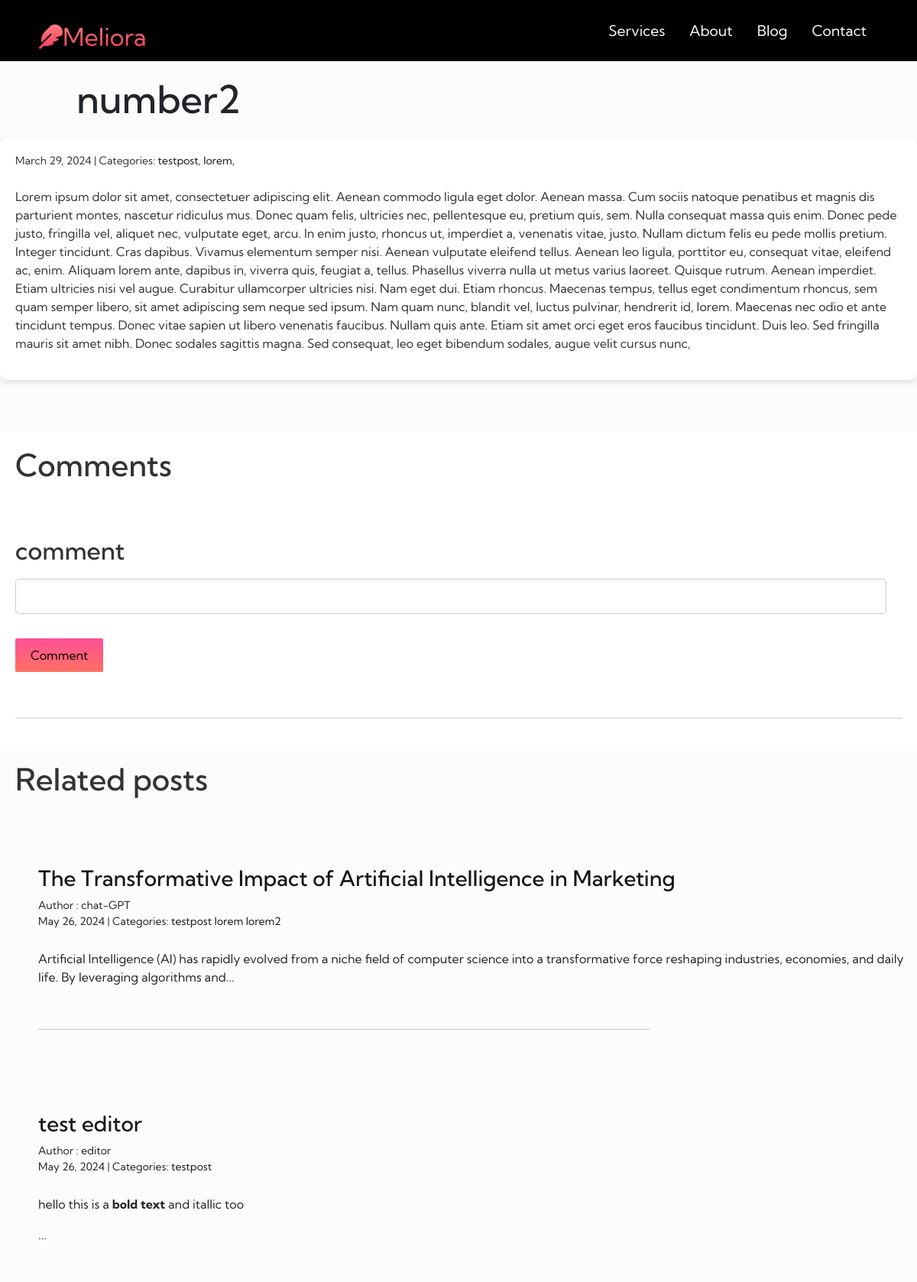
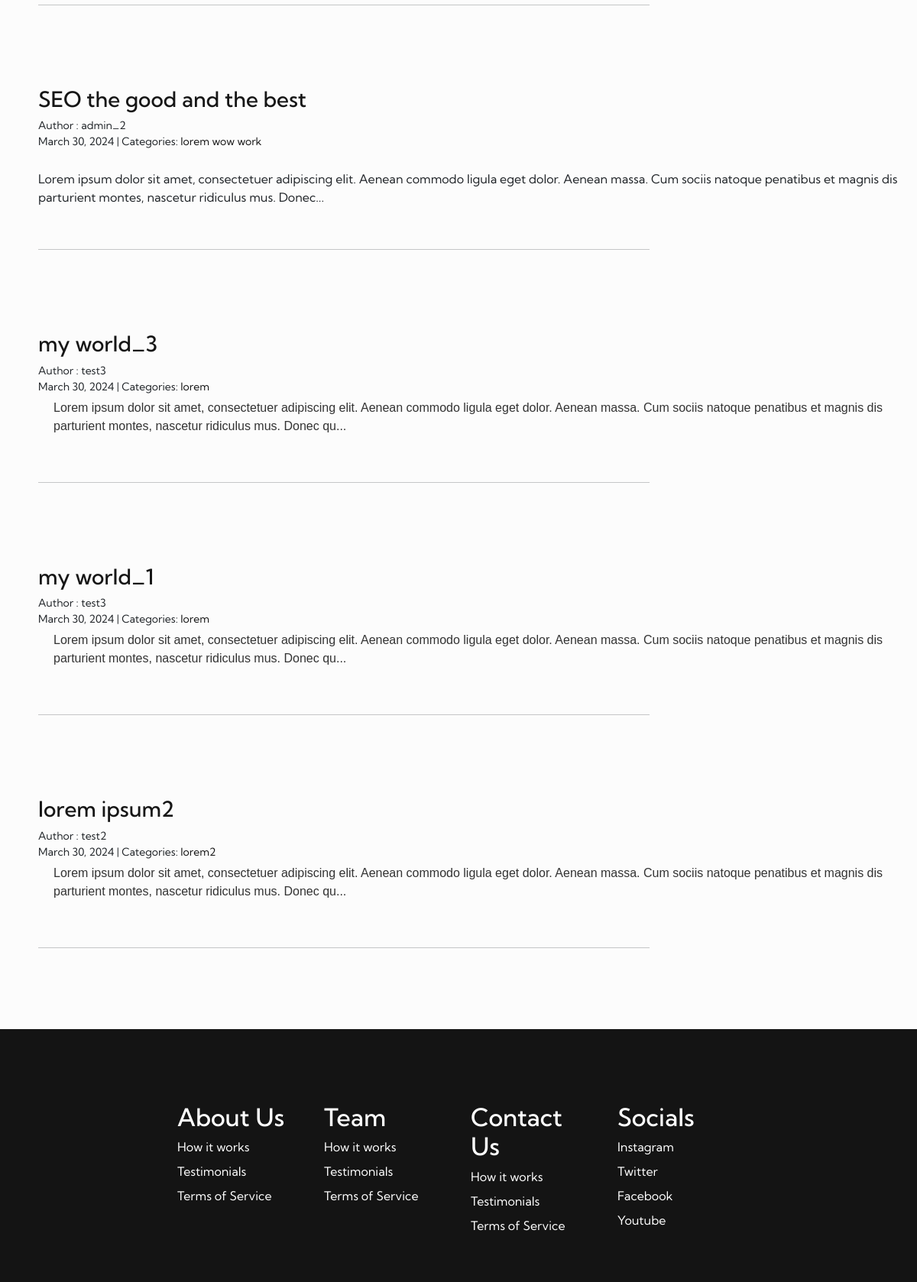
The page /blog/post/2/number2 (upper part) on the database its author committed (2 pictures, top to bottom).
### blogs/models.py (models this page shows)
class Post(models.Model):
    title = models.TextField()
    author = models.CharField(max_length = 255)
    body = RichTextField(blank=True, null= True)
    created_on = models.DateTimeField(auto_now_add = True)
    categories = models.ManyToManyField("Category",related_name="posts")
    def __str__(self):
        return str(self.title)

class category(models.Model):
    name = models.CharField(max_length=255)
    class Meta:
        verbose_name_plural = "categories"
    def __str__(self):
        return str(self.name)

### blogs/views.py (the view)
def detail(request,pk,slug):
    def create_related_post_query():
        related_post = Post.objects.none()
        final_related_post = Post.objects.none()
        for category in post.categories.all():
            related_post = related_post | Post.objects.filter(
            categories__name__contains = category
        ).order_by("-created_on")
        for rpost in related_post:
            if Post.objects.filter(title = rpost) not in final_related_post:
                final_related_post = final_related_post | Post.objects.filter(title= rpost).order_by("-created_on")
        final = final_related_post[:6]
        return final
    post = Post.objects.get(pk=pk)
    if request.method == 'POST':
        posted_comment = request.POST.get("comment")
        if len(posted_comment) > 0:
            new_comment = comment(author = "Annonomous User",body=posted_comment,post=post)
            new_comment.save()
    comments = comment.objects.filter(post=post)
    title = post.title
    similar_post = create_related_post_query()
    context = {
        "post": post,
        "comments":comments,
        "related_posts":similar_post,
        "current_title":title,
    }
    return render(request,"blog/details.html",context)

### blogs/templatetags/removeimage.py (called while the page is built)
@register.filter(name="remove_image")
@stringfilter
def remove_image(body):
    start = 0
    end = 0
    if "<p><img" in body:
        start = body.index("<p><img")
    else:
        start = -99
    if "</p>" in body[start:]:
        end = body[start:].index("</p>")
    if start != -99:
        body = body.replace(body[start:end+4],"")
    return body

### blogs/templatetags/slug.py (called while the page is built)
@register.filter(name="slug")
def slug(title):
    return slugify(title)

### templates/blog/details.html (shortened to what this page needs)
{% extends "index/index.html" %}
{%load removeimage%}
{%load slug%}
{% block body1 %}
<div class="title">
    <h1 class="title-text">{{post.title}}</h1>
</div>
<div class="body">
    <div class="categoy">
        <small>
            {{post.created_on.date}} | Categories:
            {% for category in post.categories.all %}
            <a class="article-link" href="{%url 'blog_category' category.name %}"> {{category.name}}, </a>
            {% endfor %}
        </small>
    </div>
    <br>
    <p> {{post.body | safe }} </p>
</div>
<br>
<br>
<div class="comments">
    <h1 style="padding-bottom: 60px; font-size: 40px;">Comments</h1>
    <div class="post_comment">
        <form id="comment" method="POST">
            <div class="form-group">
                <h2 style="padding-bottom: 10px;">comment</h2>
                <textarea rows="1" cols="100" name="comment" id="comment_editor" style="resize: none;" ></textarea>
            </div>
            <div class="form-group">
                <button type="submit" class="submit-button">Comment</button>
            </div>
        </form>
    </div>
    <div class="posted_comment">
        <div class="comment">
            <br>
            <hr style="max-width: 100%;">
        </div>
    </div>
</div>
<div>
    {% endblock body1%}
    {% block body2 %}
    <div class="related_title">
        <h1 class="related_title-text">Related posts</h1>
    </div>
    <div class="related_posts">
        {% for post in related_posts %}
        {% if post.title != current_title%}
        <div class="new_post">
            <h3><a id="title" class="article-link" href="{% url 'detail' post.pk post.title|slug %}">{{post.title}}</a></h3>
            <small>
                Author : {{post.author}}
                <br>
                {{post.created_on.date}} | Categories:
                {%for category in post.categories.all%}
                <a class="article-link" href="{% url 'blog_category' category.name%}">{{category.name}}</a>
                {%endfor%}
            </small>
            <p class="synopsis" style="padding-left: 20px;"> {{post.body| remove_image | slice:":200" | safe }}...</p>
            <br>
            <hr style="width: 800px;">
            {% endif %}
        </div>
        {%endfor%}
    </div>
    {% endblock body2 %}

### templates/index/index.html (shortened to what this page needs)
{% load bootstrap5 %}
{% bootstrap_css %}
{% load static %}
<!DOCTYPE html>
<html>
<head>
    <link rel="stylesheet" href="/static/style.css">
</head>
<body>
    {% block navigation %}
    <nav class="navbar">
        <div class="navbar__container">
            <a href="/" id="navbar__logo"><i class="fa-solid fa-feather"></i> Meliora</a>
            <ul class="navbar__menu">
                <li class="navbar__item">
                    <a href="\Services" class="navbar__link">Services</a>
                </li>
                <li class="navbar__item">
                    <a href="\aboutus" class="navbar__link">About</a>
                </li>
                <li class="navbar__item">
                    <a href="\blog" class="navbar__link">Blog</a>
                </li>
                <li class="navbar__item">
                    <a href="\contact" class="navbar__link">Contact</a>
                </li>
            </ul>
        </div>
    </nav>
    {% endblock navigation %}
    {% block body1 %}{% endblock body1 %}
    {% block body2 %}{% endblock body2 %}
    {% block footer %}
    <div class="footer__container">
        <div class="footer__links">
            <div class="footer__links--wrapper">
                <div class="footer__links--items">
                    <h2>About Us</h2>
                    <a href="\">How it works</a>
                    <a href="\">Testimonials</a>
                    <a href="\">Terms of Service</a>
                </div>
                <div class="footer__links--items">
                    <h2>Team</h2>
                    <a href="\">How it works</a>
                    <a href="\">Testimonials</a>
                    <a href="\">Terms of Service</a>
                </div>
            </div>
            <div class="footer__links--wrapper">
                <div class="footer__links--items">
                    <h2>Contact Us</h2>
                    <a href="\">How it works</a>
                    <a href="\">Testimonials</a>
                    <a href="\">Terms of Service</a>
                </div>
                <div class="footer__links--items">
                    <h2>Socials</h2>
                    <a href="\">Instagram</a>
                    <a href="\">Twitter</a>
                    <a href="\">Facebook</a>
                    <a href="\">Youtube</a>
                </div>
            </div>
        </div>
        <div class="social__media">
        </div>
    </div>
    {% endblock footer %}
</body>
</html>

### static/style.css (style rules this page uses)
* { box-sizing: border-box; padding: 0; margin: 0; font-family: "Kumbh Sans", sans-serif; }
.navbar { background: black; height: 80px; display: flex; justify-content: center; align-items: center; font-size: 1.2rem; position: sticky; top: 0; z-index: 999; }
.navbar__container { display: flex; justify-content: space-between; height: 80px; z-index: 1; max-width: 1300px; width: 100%; margin: 0 auto; padding: 0 50px; }
#navbar__logo { background-color: #ff8177; background-image: linear-gradient(to top, #ff0844 0%, #ffb199 100%); background-size: 100%; -webkit-background-clip: text; -moz-background-clip: text; -webkit-text-fill-color: transparent; -moz-text-fill-color:transparent; display: flex; align-items: center; cursor: pointer; text-decoration: none; font-size: 2rem; }
.navbar__menu { display: flex; align-items: center; list-style: none; text-align: center; }
.navbar__item { height: 80px; }
.navbar__link { color: white; display: flex; align-items: center; justify-content: center; text-decoration: none; padding: 0 1rem; height: 100%; }
.footer__container { background: #141414; padding: 5rem 0; display: flex; flex-direction: column; justify-content: center; align-items: center; width: auto; height: auto; }
.footer__links { width: 100%; max-width: 1000px; display: flex; justify-content: center; }
.footer__links--wrapper { display: flex; }
.footer__links--items { display: flex; flex-direction: column; align-items: flex-start; margin: 16px; text-align: left; width: 160px; box-sizing: border-box; }
.footer__links--items { margin-bottom: 16px; }
.footer__links--items > h2 { color: #ffff; }
.footer__links--items a { color: #ffff; text-decoration: none; margin-bottom: 0.5rem; }
.social__media { max-width: 1000px; width: 100%; }

### templates/blog/details.html (style rules this page uses)
.title-text { text-align: left; font-size: 50px; padding-top: 20px; padding-left: 100px; padding-right: 20px; }
.body { max-width: 1000px 100%; height: auto; background-color: #ffffff; border-radius: 10px; box-shadow: 0px 4px 10px rgba(0, 0, 0, 0.1); padding: 20px; margin: 20px auto; font-family: Arial, sans-serif; font-size: 16px; color: #333; }
.comments { padding: 20px; max-width: 1000px 100%; height: auto; background-color: #ffffff; font-family: Arial, sans-serif; font-size: 16px; color: #333; }
.post_comment { padding-bottom: 20px; }
.submit-button { font-size: 1rem; background-image: linear-gradient(to top, #ff7062 0%, #fe5196 100%); padding: 10px 20px; border: none; border-radius: 2px; margin-top: 2rem; cursor: pointer; position: relative; transition: all 0.35s; outline: none; }
.form-group textarea { width: calc(100% - 20px); padding: 10px; box-sizing: border-box; border: 1px solid #ccc; border-radius: 5px; font-size: 16px; }
body { background-color: rgb(252, 252, 252); }
.new_post { padding-top: 40px; padding-bottom: 50px; padding-left: 50px; max-width: 1000px 100%; }
.related_posts { padding-top: 40px; padding-bottom: 40px; max-width: 1000px 100%; }
.related_title-text { padding-left: 20px; padding-top: 20px; color: #333; font-size: 40px; }
.article-link { color: #161616; text-decoration: none; transition: color 0.3s ease; }
.synopsis { max-width: 1000px 100%; height: auto; padding: 5px; text-align: left; font-family: Arial, sans-serif; font-size: 16px; color: #333; }

### rows shown on the page
Post: title "number2", created_on "March 29, 2024", body "Lorem ipsum dolor sit amet, consectetuer adipiscing elit. Aenean commodo ligula eget dolor. Aenean massa. Cum sociis natoque penatibus et magnis dis parturient montes, nascetur ridiculus mus. Donec quam felis, ultricies nec, pellentesque eu, pretium quis, sem. Nulla consequat massa quis enim. Donec pede justo, fringilla vel, aliquet nec, vulputate eget, arcu. In enim justo, rhoncus ut, imperdiet a, venenatis vitae, justo. Nullam dictum felis eu pede mollis pretium. Integer tincidunt. Cras dapibus. Vivamus elementum semper nisi. Aenean vulputate eleifend tellus. Aenean leo ligula, porttitor eu, consequat vitae, eleifend ac, enim. Aliquam lorem ante, dapibus in, viverra quis, feugiat a,…"
category: name "testpost"
category: name "lorem"
Post: title "The Transformative Impact of Artificial Intelligence in Marketing", author "chat-GPT", created_on "May 26, 2024", body|remove_image "Artificial Intelligence (AI) has rapidly evolved from a niche field of computer science into a transformative force reshaping industries, economies, and daily life. By leveraging algorithms and"
category: name "lorem2"
Post: title "test editor", author "editor", created_on "May 26, 2024", body|remove_image "hello this is a bold text and itallic too"
Post: title "SEO the good and the best", author "admin_2", created_on "March 30, 2024", body|remove_image "Lorem ipsum dolor sit amet, consectetuer adipiscing elit. Aenean commodo ligula eget dolor. Aenean massa. Cum sociis natoque penatibus et magnis dis parturient montes, nascetur ridiculus mus. Donec"
category: name "wow"
category: name "work"
Post: title "my world_3", author "test3", created_on "March 30, 2024", body|remove_image "Lorem ipsum dolor sit amet, consectetuer adipiscing elit. Aenean commodo ligula eget dolor. Aenean massa. Cum sociis natoque penatibus et magnis dis parturient montes, nascetur ridiculus mus. Donec qu"
Post: title "my world_1", author "test3", created_on "March 30, 2024", body|remove_image "Lorem ipsum dolor sit amet, consectetuer adipiscing elit. Aenean commodo ligula eget dolor. Aenean massa. Cum sociis natoque penatibus et magnis dis parturient montes, nascetur ridiculus mus. Donec qu"
Post: title "lorem ipsum2", author "test2", created_on "March 30, 2024", body|remove_image "Lorem ipsum dolor sit amet, consectetuer adipiscing elit. Aenean commodo ligula eget dolor. Aenean massa. Cum sociis natoque penatibus et magnis dis parturient montes, nascetur ridiculus mus. Donec qu"
